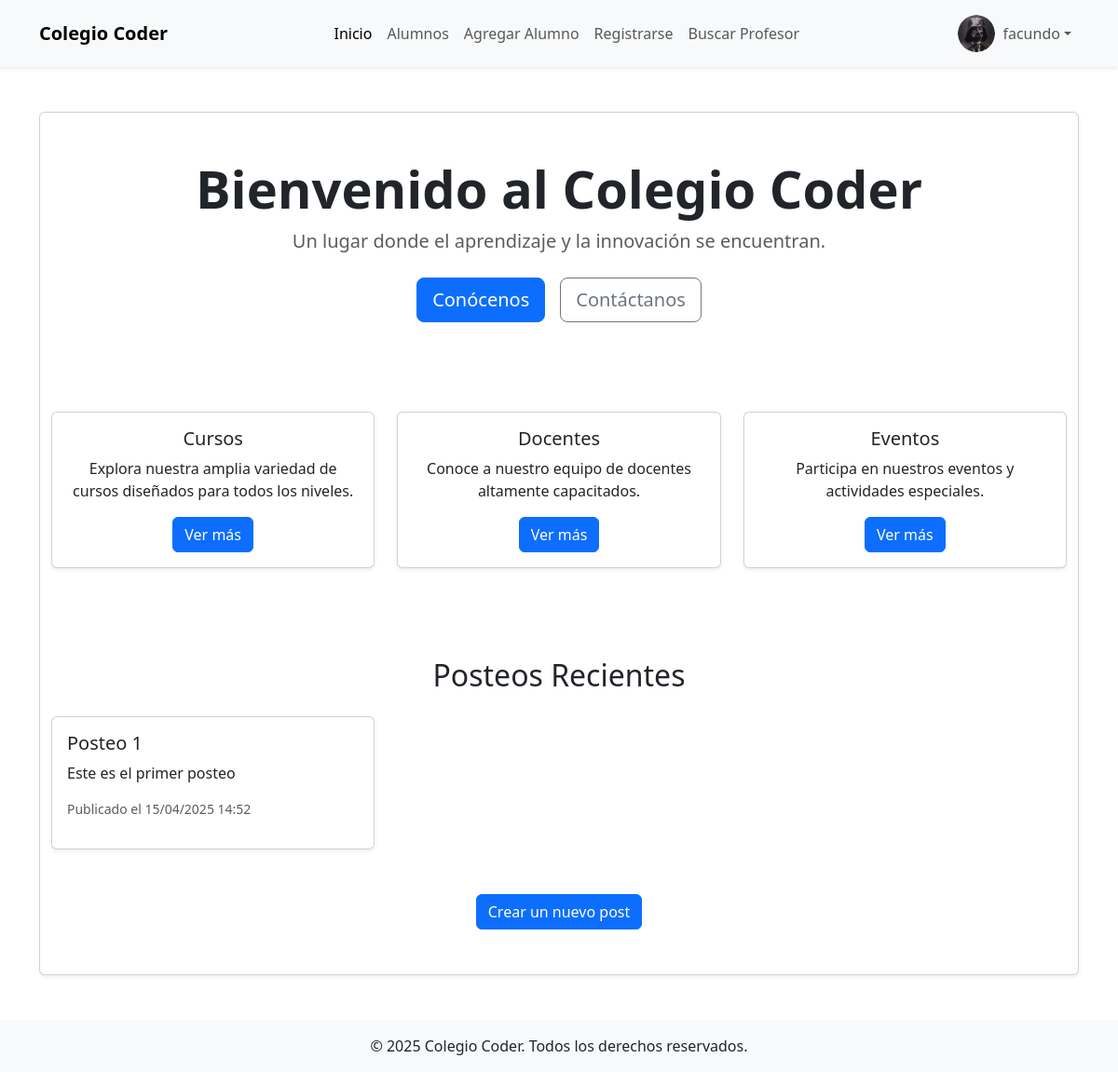
The app's page / (signed in) with its own data.
### PrimeraPagina/models.py (models this page shows, shortened)
class Avatar(models.Model):
    user = models.OneToOneField(User, on_delete=models.CASCADE)
    imagen = models.ImageField(upload_to='avatares', null=True, blank=True)

class Post(models.Model):
    titulo = models.CharField(max_length=200)
    descripcion = models.TextField()
    fecha_creacion = models.DateTimeField(auto_now_add=True)

### PrimeraPagina/views.py (the view)
# urls.py: path('', views.index, name='index'),
def index(request):
    posteos = Post.objects.all().order_by('-fecha_creacion')  # Ordenar por fecha de creación (más recientes primero)
    return render(request, 'PrimeraPagina/index.html', {'posteos': posteos})

### PrimeraPagina/templates/PrimeraPagina/index.html (shortened to what this page needs)
{% extends "PrimeraPagina/base.html" %}
{% block content %}
<div class="container text-center my-5">
    <h1 class="display-4 fw-bold">Bienvenido al Colegio Coder</h1>
    <p class="lead text-muted">Un lugar donde el aprendizaje y la innovación se encuentran.</p>
    <div class="d-flex justify-content-center mt-4">
        <a href="#" class="btn btn-primary btn-lg me-3">Conócenos</a>
        <a href="#" class="btn btn-outline-secondary btn-lg">Contáctanos</a>
    </div>
</div>
<div class="container my-5">
    <div class="row text-center">
        <div class="col-md-4">
            <div class="card shadow-sm">
                <div class="card-body">
                    <h5 class="card-title">Cursos</h5>
                    <p class="card-text">Explora nuestra amplia variedad de cursos diseñados para todos los niveles.</p>
                    <a href="#" class="btn btn-primary">Ver más</a>
                </div>
            </div>
        </div>
        <div class="col-md-4 mt-4 mt-md-0">
            <div class="card shadow-sm">
                <div class="card-body">
                    <h5 class="card-title">Docentes</h5>
                    <p class="card-text">Conoce a nuestro equipo de docentes altamente capacitados.</p>
                    <a href="#" class="btn btn-primary">Ver más</a>
                </div>
            </div>
        </div>
        <div class="col-md-4 mt-4 mt-md-0">
            <div class="card shadow-sm">
                <div class="card-body">
                    <h5 class="card-title">Eventos</h5>
                    <p class="card-text">Participa en nuestros eventos y actividades especiales.</p>
                    <a href="#" class="btn btn-primary">Ver más</a>
                </div>
            </div>
        </div>
    </div>
</div>
<div class="container my-5">
    <h2 class="text-center mb-4">Posteos Recientes</h2>
    <div class="row">
        {% for post in posteos %}
        <div class="col-md-6 col-lg-4 mb-4">
            <div class="card shadow-sm h-100">
                <div class="card-body">
                    <h5 class="card-title">{{ post.titulo }}</h5>
                    <p class="card-text">{{ post.descripcion|truncatewords:20 }}</p>
                    <p class="text-muted small">Publicado el {{ post.fecha_creacion|date:"d/m/Y H:i" }}</p>
                </div>
            </div>
        </div>
        {% empty %}
        <p class="text-center">No hay posteos disponibles.</p>
        {% endfor %}
    </div>
    <div class="text-center mt-4">
        <a href="{% url 'PrimeraPagina:publica_post' %}" class="btn btn-primary">Crear un nuevo post</a>
    </div>
</div>
{% endblock %}

### PrimeraPagina/templates/PrimeraPagina/base.html (shortened to what this page needs)
{% load static %}
<!DOCTYPE html>
<html lang="es">
<head>
    <link href="https://cdn.jsdelivr.net/npm/bootstrap@5.3.5/dist/css/bootstrap.min.css" rel="stylesheet">
</head>
<body>
    <header>
        <nav class="navbar navbar-expand-lg navbar-light bg-light shadow-sm">
            <div class="container">
                <a class="navbar-brand fw-bold" href="">Colegio Coder</a>
                <div class="collapse navbar-collapse" id="navbarNav">
                    <ul class="navbar-nav ms-auto">
                        <li class="nav-item">
                            <a class="nav-link active" aria-current="page" href="{% url 'PrimeraPagina:index' %}">Inicio</a>
                        </li>
                        <li class="nav-item">
                            <a class="nav-link" href="{% url 'PrimeraPagina:lista_alumnos' %}">Alumnos</a>
                        </li>
                        <li class="nav-item">
                            <a class="nav-link" href="{% url 'PrimeraPagina:ingreso_alumnos' %}">Agregar Alumno</a>
                        </li>
                        <li class="nav-item">
                            <a class="nav-link" href="{% url 'PrimeraPagina:registro_profesores' %}">Registrarse</a>
                        </li>
                        <li class="nav-item">
                            <a class="nav-link" href="{% url 'PrimeraPagina:buscar_profesores' %}">Buscar Profesor</a>
                        </li>
                    </ul>
                    <ul class="navbar-nav ms-auto">
                        {% if user.is_authenticated %}
                            <li class="nav-item dropdown">
                                <a class="nav-link dropdown-toggle d-flex align-items-center" href="#" id="userDropdown" role="button" data-bs-toggle="dropdown" aria-expanded="false">
                                    {% if user.avatar.imagen %}
                                        <img src="{{ user.avatar.imagen.url }}" alt="Avatar" class="rounded-circle me-2" style="width: 40px; height: 40px;">
                                    {% else %}
                                        <img src="{% static 'default-avatar.png' %}" alt="Avatar" class="rounded-circle me-2" style="width: 40px; height: 40px;">
                                    {% endif %}
                                    <span>{{ user.username }}</span>
                                </a>
                            </li>
                        {% else %}
                            <li class="nav-item">
                                <a class="nav-link" href="{% url 'PrimeraPagina:login' %}">Iniciar Sesión</a>
                            </li>
                        {% endif %}
                    </ul>
                </div>
            </div>
        </nav>
    </header>
    <main class="container my-5">
        <div class="card shadow-sm">
        {% block content %}{% endblock content %}
    </main>
    <footer class="bg-light text-center py-3 mt-5">
        <p class="mb-0">&copy; 2025 Colegio Coder. Todos los derechos reservados.</p>
    </footer>
</body>
</html>

### records on screen
Post: titulo "Posteo 1", descripcion "Este es el primer posteo", fecha_creacion "15/04/2025 14:52"

### other values on screen
{{ user.username }} "facundo"
